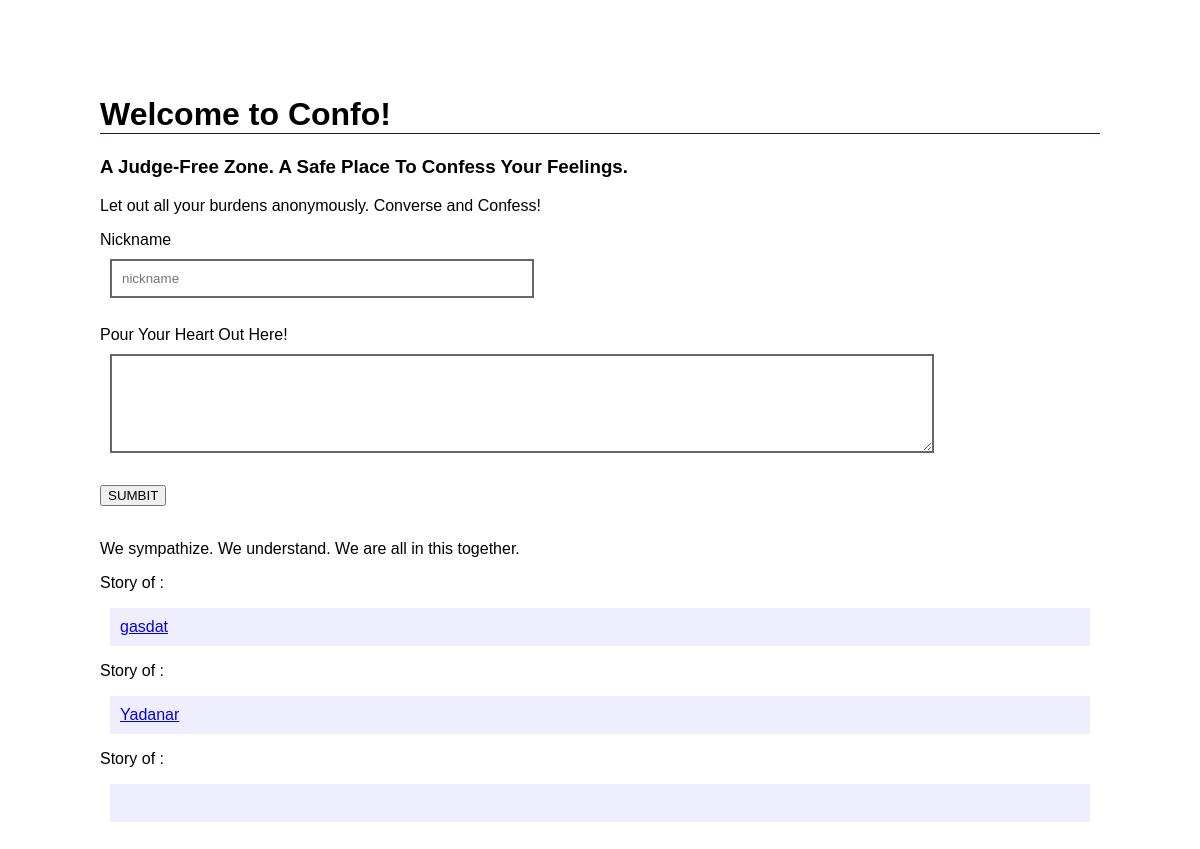
Before: / with the older database file.
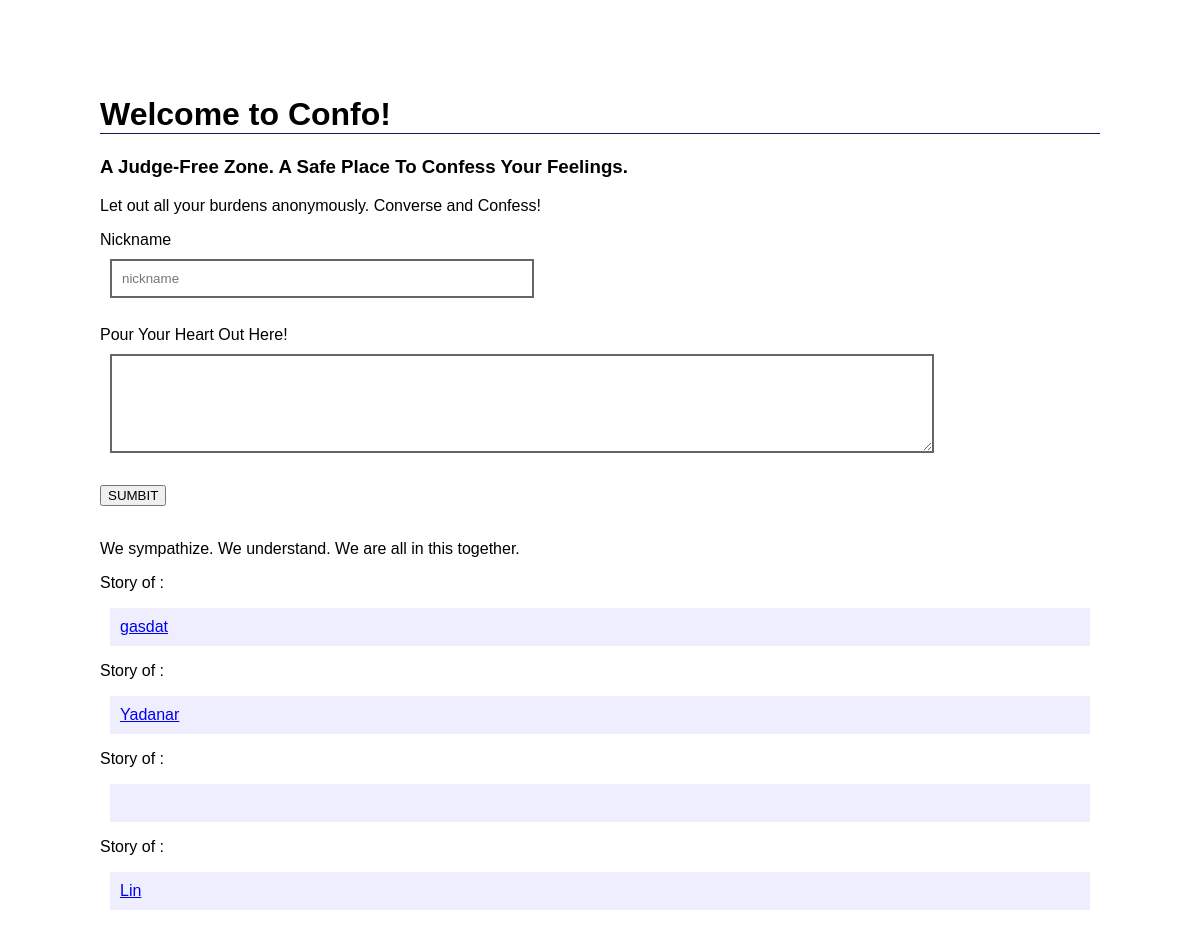
After: the same page with the newer database file.
### hack/models.py (models this page shows, shortened)
class Article(models.Model): #One class definition means a table in the database
    title=models.CharField(max_length=200, default="")
    body=models.TextField()
    like=models.IntegerField(default=0)

### hack/views.py (the view)
# urls.py: path('', views.index, name='index'),
def index(request):
    if request.method=="POST":
        article=Article(title=request.POST["title"], body=request.POST["text"])
        article.save()
        return redirect(detail,article.id)
    context = {
        "articles": Article.objects.all()
    }
    return render(request, 'hack/index.html', context)

### hack/templates/hack/index.html (shortened to what this page needs)
<!DOCTYPE html>
{% load static %}
<html>
  <head>
    <link href="{% static 'hack/index.css' %}" type="text/css" rel="stylesheet">
  </head>
  <body>
    <h1>Welcome to Confo!</h1>
    <h3>A Judge-Free Zone. A Safe Place To Confess Your Feelings.</h3>
    <p>Let out all your burdens anonymously. Converse and Confess!</p>
    <form action="{% url 'index' %}" method="post">
      <div>
        <label for="titleInput">Nickname</label>
        <br>
        <input id="titleInput" name="title" type="text" placeholder="nickname">
      </div>
      <br>
      <div>
        <label for="textInput">Pour Your Heart Out Here!</label>
        <br>
        <textarea id="textInput" name="text" rows="5"></textarea>
      </div>
      <br>
      <div>
        <button type="submit">SUMBIT</button>
      </div>
    </form>
    <br>
    <p>We sympathize. We understand. We are all in this together.</p>
    {% if articles %}
    {% for article in articles %}
    <p>Story of : </p>
    <div class="text">
      <a href="{% url 'detail' article.id %}"> {{ article.title }} </a>
      <br>
  </div>
    {% endfor %}
  {% else %}
  <p> ( no article )</p>
{% endif %}
  </body>
</html>

Changed rows visible on the page:
added Article: title "Lin"
